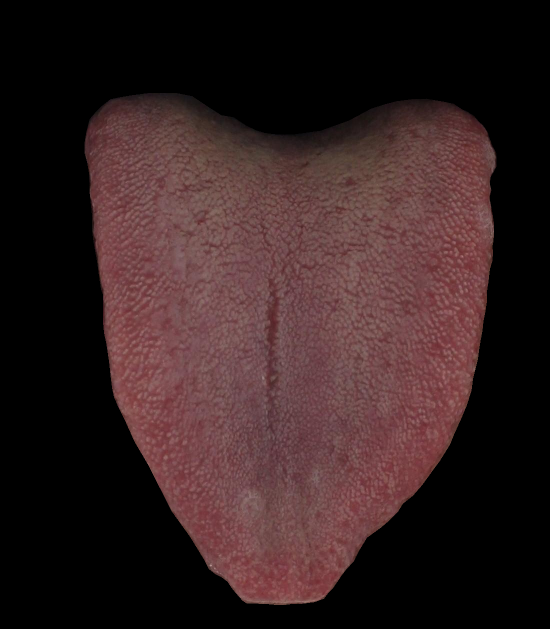
#> input picture data/img/140825072742.png, 1100 x 1257 px (shown at 1/2 size); its folder holds only this picture in this run
$ python data_pre2.py
#> lines starting #> are read from the running program, lines starting #| are printed output that depends on the picture
# coding=utf-8
# coding=utf-8
import os
import numpy as np
import cv2 as cv
import math
from tqdm import tqdm
import random
import time

# 无齿痕切割，沿边缘切割

def gleftItem(rgbImage, start_h, h, w, box_size):
    rgbImage = cv.cvtColor(rgbImage, cv.COLOR_BGR2GRAY)
    C_r = 0
    C_c = 0
    for row in range(start_h, h):
        b_r = False
        for col in range(w):
            if rgbImage[row][col]>0:  # 从舌体中段开始向下，从左到右判断像素体是否为舌体，判断为舌体边缘时停止
                C_r = row   #y
                C_c = col   #x
                # print(rgbImage[col][row])
                # print(col)
                # print(row)
                b_r = True
                break
        if b_r == True:
            # print('stop----------------------')
            break
    if C_c != 0 or C_r != 0:
        if C_c < (box_size[0] / 2):
            if C_r > (h - box_size[1] / 2):
                return 0, ((h - box_size[1]) ), box_size[0] , box_size[1] , C_r
            else:
                return 0, ((C_r - box_size[1] / 2) ), box_size[0] , box_size[1] , C_r
        else:
            if C_r > (h - box_size[1] / 2):
                return ((C_c - box_size[0] / 2) ), ((h - box_size[1]) ), box_size[0] , \
                       box_size[1] , C_r
            else:
                return ((C_c - box_size[0] / 2) ), ((C_r - box_size[1] / 2) ), box_size[
                    0] , box_size[1] , C_r
    else:
        return 0, 0, 0, 0, 0


def genleftBox(img, xywh, box_size, N, step, Imagesize):
#> called with img = 'data/img/140825072742.png', N = 20, step = 24, Imagesize = 224
    rgbImage = cv.imread(img, cv.IMREAD_COLOR)
#> rgbImage is the input picture: shape (1257, 1100, 3); mean B, G, R 33, 32.6, 51.4
    rgbImage = cv.resize(rgbImage, (Imagesize, Imagesize))
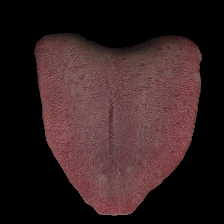
#> rgbImage: shape (224, 224, 3); mean B, G, R 32.9, 32.5, 51.3
    w, h, c = rgbImage.shape
#> w = 224; h = 224; c = 3
    # 找到第一个像素点
    x, y, w_, h_, C_r = gleftItem(rgbImage, 0, h, w, box_size)
#> in gleftItem, `rgbImage = cv.cvtColor(rgbImage, cv.COLOR_BGR2GRAY)`:
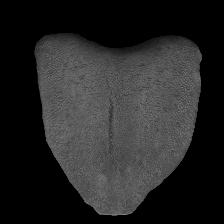
#> rgbImage: shape (224, 224); min 0, max 139, mean 38.2
#> x = 41; y = 17; w_ = 32; h_ = 32; C_r = 33
    # [4 lines of commented-out code are left out]
    for i in range(1, int(N / 2)):
        x, y, w_, h_, C_r = gleftItem(rgbImage, C_r + step , h, w, box_size)
        if x == 0 and y == 0 and w_ == 0 and h_ == 0:
            print('Warning')
            break
        xywh.append(x)
        xywh.append(y)
        xywh.append(w_)
        xywh.append(h_)
#> this loop made 8 passes
#> (x, y, w_, h_, C_r) on passes 1 to 8: (19, 41, 32, 32, 57), (21, 65, 32, 32, 81), (26, 89, 32, 32, 105), (28, 113, 32, 32, 129), (37, 137, 32, 32, 153), (51, 161, 32, 32, 177), (68, 185, 32, 32, 201), (0, 0, 0, 0, 0)
#> after the loop, xywh = 28 values, max 185 at index 25, min 19 at index 0, mean 53.18


def gRightItem(rgbImage, start_h, h, w,box_size):
    rgbImage = cv.cvtColor(rgbImage, cv.COLOR_BGR2GRAY)
    C_r = 0
    C_c = 0
    for row in range(start_h, h):
        b_r = False
        for col in range(w - 1, -1, -1):
            if rgbImage[row][col]>0:
                # print(row, col)
                C_r = row
                C_c = col
                b_r = True
                break
        if b_r == True:
            # print('stop----------------------')
            break
    if C_c != 0 or C_r != 0:
        if C_c > (w - box_size[0]/2):
            if C_r > (h - box_size[1]/2):
                return ((w - box_size[0]) ), ((h - box_size[1]) ), box_size[0] , box_size[1] , C_r
            else:
                return ((w - box_size[0]) ), ((C_r - box_size[1]/2) ), box_size[0] , box_size[1] , C_r
        else:
            if C_r >( h - box_size[1]/2):
                return ((C_c - box_size[0]/2) ), ((h - box_size[1]) ), box_size[0] , box_size[1] , C_r
            else:
                return ((C_c - box_size[0]/2) ), ((C_r - box_size[1]/2) ), box_size[0] , box_size[1] , C_r
    else:
        return 0, 0, 0, 0, 0


def genrightBox(img, xywh,box_size, N, step, Imagesize):
#> called with img = 'data/img/140825072742.png', N = 20, step = 24, Imagesize = 224
    rgbImage = cv.imread(img, cv.IMREAD_COLOR)
    rgbImage = cv.resize(rgbImage, (Imagesize, Imagesize))
    w, h, c = rgbImage.shape
#> w = 224; h = 224; c = 3
    # 找到第一个像素点
    x, y, w_, h_, C_r = gRightItem(rgbImage, 0, h, w,box_size)
#> x = 57; y = 17; w_ = 32; h_ = 32; C_r = 33
    # [4 lines of commented-out code are left out]
    for i in range(1, int(N / 2)):
        x, y, w_, h_, C_r = gRightItem(rgbImage, C_r + step , h, w,box_size)
        if x == 0 and y == 0 and w_ == 0 and h_ == 0:
            print('Warning')
            break
        xywh.append(x)
        xywh.append(y)
        xywh.append(w_)
        xywh.append(h_)
#> this loop made 8 passes
#> (x, y, w_, h_, C_r) on passes 1 to 8: (185, 41, 32, 32, 57), (184, 65, 32, 32, 81), (181, 89, 32, 32, 105), (177, 113, 32, 32, 129), (169, 137, 32, 32, 153), (150, 161, 32, 32, 177), (126, 185, 32, 32, 201), (0, 0, 0, 0, 0)
#> after the loop, xywh = 28 values, max 185 at index 0, min 32 at index 2, mean 86.11


def box11(img):
    box_size = [32,32]
    xywh = []
    genleftBox(img, xywh, box_size, N=20, step=24, Imagesize=224)
    genrightBox(img, xywh, box_size, N=20, step=24, Imagesize=224)
    return xywh


def main1(path):
    box_size = [32,32]
    patient = os.listdir(path)
    f = open('ssw_5.txt', 'w')
    minlen = 10000
    for img in tqdm(patient):
        xywh = []
        img_path = os.path.join(path, img)
        genleftBox(img_path, xywh, box_size, N=20, step=24, Imagesize=224)
        f.write(str(img) + " " + " ".join(str(int(i)) for i in np.array(xywh)))
        xywh = []
        genrightBox(img_path, xywh, box_size, N=20, step=24, Imagesize=224)
        print(len(xywh))
        if len(xywh) < minlen:
            minlen = len(xywh)
        f.write(' ' + ' '.join(str(int(i)) for i in np.array(xywh)) + '\n')
    f.close()
    print(minlen / 4)

def main2(path):
    cul = os.listdir(path)
    before = time.time()
    for patient in tqdm(cul):
        path_cul = os.path.join(path, patient)
        path_cul = os.path.join(path_cul, 'tong.png')
        box11(path_cul)

    after = time.time()
    print(str((after-before)/10))

def main3(path):
    box11(path)
if __name__ == '__main__':
    main1('data/img')
    # main2(r'C:\Users\hello\PycharmProjects\tongue\tongue_resnet_WSDDN\cul_time')
    # main3(r'C:\Users\hello\PycharmProjects\tongue\tongue_resnet_WSDDN\data\img\140829091953.png')
